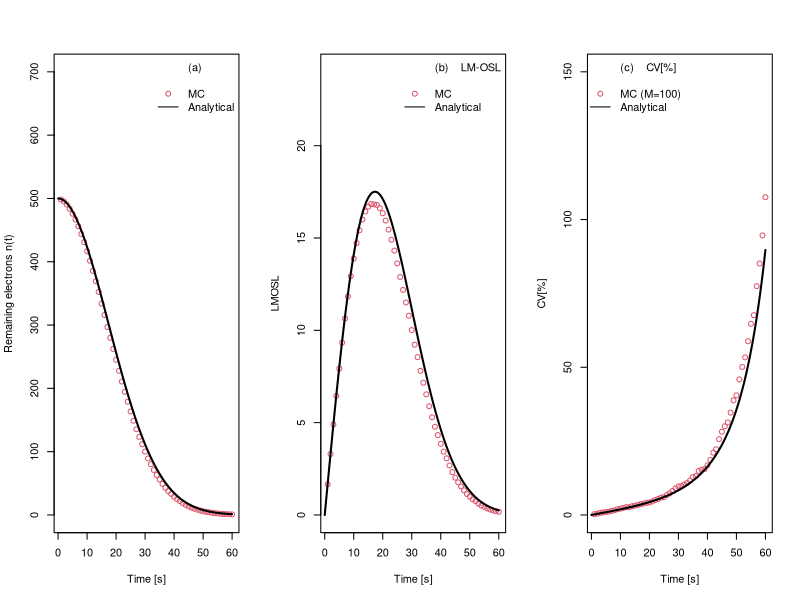

The R script that drew this image:
rm(list = ls(all=T))
options(warn=-1)
library(matrixStats)
mcruns<-100
n0<-500
tmax<-60
A<-0.2
deltat<-1
times<-seq(1,tmax,deltat)
nMatrix<-LMMatrix<-matrix(NA,nrow=length(times),ncol=mcruns)
nMC<-LM<-rep(NA,length(times))
system.time(
  for (j in 1:mcruns){
    n<-n0
    for (t in 1:length(times)){
      vec<-rep(runif(n))
      P<-deltat*t*A/tmax
      n<-length(vec[vec>P])
      nMC[t]<-n
      LM[t]<-n*P}
    nMatrix[,j]<-nMC
    LMMatrix[,j]<-LM
  })
#Find average of n(t),LM-OSL signal and CV[%]
avgn<-rowMeans(nMatrix)
avgLM<-rowMeans(LMMatrix)
sd<-rowSds(LMMatrix)
cv<-100*sd/avgLM
par(mfrow=c(1,3))
pch<-c(NA,NA,1,NA)
lty<-c(NA,NA,NA,"solid")
col<-c(NA,NA,2,1)
plot(times,avgn,ylab="Remaining electrons n(t)",
     xlab="Time [s]",ylim=c(0,700),col=2)
curve(n0*exp(-A*x^2/(2*tmax)),0,tmax,add=TRUE,
      col=1,lwd=2)
legend("topright",bty="n",c("(a)    ",
                            " ","MC","Analytical"),
       pch=pch,lty=lty,col=col)
plot(times,avgLM,ylab="LMOSL",xlab="Time [s]",
     col=2,ylim=c(0,24))
legend("topright",bty="n",c("(b)    LM-OSL"," ","MC",
                            "Analytical"), pch=pch,lty=lty,col=col)
curve(A*n0*exp(-A*x^2/(2*tmax))*x/tmax,0,tmax,add=TRUE,
      col=1,lwd=2)
plot(times,cv,ylab="CV[%]",xlab="Time [s]",ylim=c(0,150),
     col=2)
curve(100*sqrt((exp(A*x^2/(2*tmax))-1)/n0),0,tmax,add=TRUE,
      col=1,lwd=2)
legend("topleft",bty="n",c("(c)    CV[%]"," ","MC (M=100)",
                           "Analytical"), pch=pch,lty=lty,col=col)